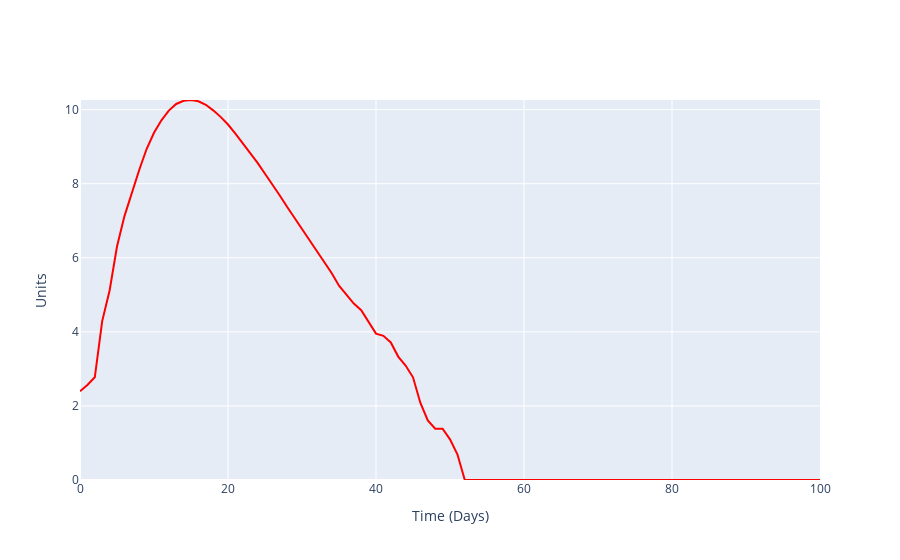

The notebook cell this image was saved under:
### Code cell
fig = go.Figure()
fig.add_trace(go.Scatter(x=np.arange(0,len(average_node_count)), y=[np.log(v[1]+1) for v in average_node_count],
                    mode='lines', name='infectious', line=dict(color='red', width=2)))
fig.update_layout(xaxis_title='Time (Days)', yaxis_title='Units',yaxis=dict(range=[0, max([np.log(v[1]+1) for v in average_node_count])]))
fig.show()

### Figure 1 — Plotly figure (JSON) as saved in the notebook; plotly's stock layout.template omitted (floating-point values rounded to 4 significant figures)
{"data": [{"line": {"color": "red", "width": 2}, "mode": "lines", "name": "infectious", "type": "scatter", "x": [0, 1, 2, 3, 4, 5, 6, 7, 8, 9, 10, 11, 12, 13, 14, 15, 16, 17, 18, 19, 20, 21, 22, 23, 24, 25, 26, 27, 28, 29, 30, 31, 32, 33, 34, 35, 36, 37, 38, 39, 40, 41, 42, 43, 44, 45, 46, 47, 48, 49, 50, 51, 52, 53, 54, 55, 56, 57, 58, 59, 60, 61, 62, 63, 64, 65, 66, 67, 68, 69, 70, 71, 72, 73, 74, 75, 76, 77, 78, 79, 80, 81, 82, 83, 84, 85, 86, 87, 88, 89, 90, 91, 92, 93, 94, 95, 96, 97, 98, 99, 100], "y": [2.398, 2.565, 2.773, 4.29, 5.118, 6.304, 7.118, 7.767, 8.369, 8.936, 9.373, 9.712, 9.974, 10.15, 10.24, 10.26, 10.23, 10.13, 9.981, 9.804, 9.598, 9.351, 9.099, 8.845, 8.563, 8.269, 7.985, 7.682, 7.369, 7.066, 6.784, 6.457, 6.157, 5.886, 5.591, 5.247, 5.004, 4.762, 4.585, 4.277, 3.951, 3.892, 3.714, 3.332, 3.091, 2.773, 2.079, 1.609, 1.386, 1.386, 1.099, 0.6931, 0, 0, 0, 0, 0, 0, 0, 0, 0, 0, 0, 0, 0, 0, 0, 0, 0, 0, 0, 0, 0, 0, 0, 0, 0, 0, 0, 0, 0, 0, 0, 0, 0, 0, 0, 0, 0, 0, 0, 0, 0, 0, 0, 0, 0, 0, 0, 0, 0]}], "layout": {"xaxis": {"title": {"text": "Time (Days)"}}, "yaxis": {"range": [0, 10.26], "title": {"text": "Units"}}}}
